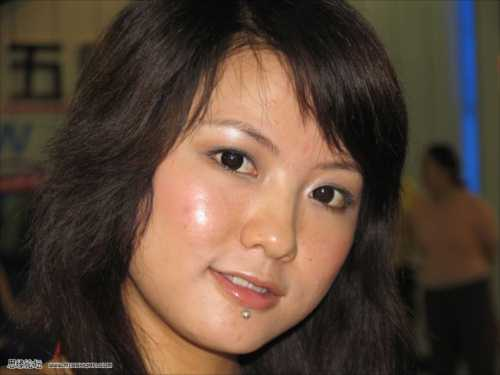
#> input picture data/142204107567719.jpg, 500 x 375 px
$ python dermabrasion.py
#> lines starting #> are read from the running program, lines starting #| are printed output that depends on the picture
#> further down, image is the input picture: shape (375, 500, 3); mean B, G, R 55.7, 69, 88.2

# -*- coding: utf-8 -*-
"""
Created on Tue Nov 08 11:41:40 2016

磨皮

@author: yuanwenjin
"""

import cv2
import argparse

def dermabrasion(image, dermabrasionlevel):
    "磨皮"
#> called with dermabrasionlevel = 20
    'image:图像数据,array'
    'dermabrasionlevel:磨皮程度'

    p = dermabrasionlevel
    # 滤波
    value1 = 3
    value2 = 1
    temp1 = cv2.bilateralFilter(image, value1 * 5, value1 * 12.5, value1 * 12.5)
    temp1 = temp1.astype('float')
    image = image.astype('float')

    # 细节
    temp2 = temp1 - image + 128
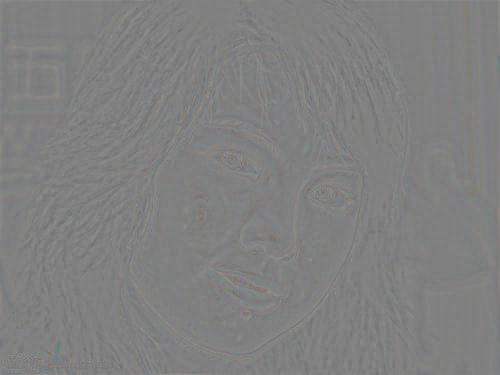
#> temp2: shape (375, 500, 3) float64; mean B, G, R 128, 128, 128.1

    # 细节滤波
    temp3 = cv2.GaussianBlur(temp2, (2 * value2 - 1, 2 * value2 - 1), 0, 0)

    #
    temp4 = image + 2 * temp3 - 255
    dst = (image * (100 - p) + temp4 * p) / 100
    dst[dst < 0] = 0
    dst[dst > 255] = 255

    return dst


if __name__ == '__main__':

    parser = argparse.ArgumentParser()
    parser.add_argument('--image',
                        default = '../../data/142204107567719.jpg',
                        help = 'image to be processing')
    parser.add_argument('--level',
                        default = 20,
                        help = 'float data > 0 & < 100')
    args = parser.parse_args()

    imagename = args.image
    dermabrasionlevel = float(args.level)

    # 读取图像
    image = cv2.imread(imagename)

    filtered = dermabrasion(image, dermabrasionlevel)
    cv2.imwrite('ddd.jpg', filtered.astype('uint8'))

    cv2.imshow('image', image)
    cv2.imshow('filtered', filtered.astype('uint8'))

    cv2.waitKey(0)


$ run again, with data/test1.jpg copied over data/142204107567719.jpg
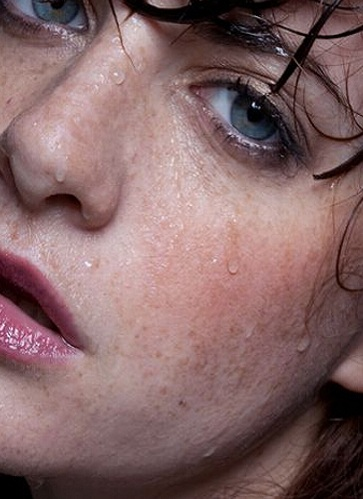
#> input picture data/test1.jpg, 363 x 499 px
#> image is the input picture: shape (499, 363, 3); mean B, G, R 102.6, 101.9, 132.1
#> in dermabrasion, `temp4 = image + 2 * temp3 - 255`:
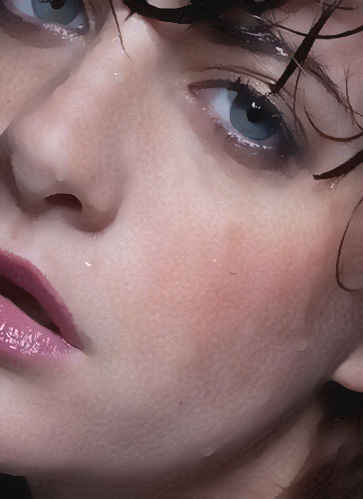
#> temp4: shape (499, 363, 3) float64; mean B, G, R 103.6, 102.9, 133.1; drawn with min black and max white
